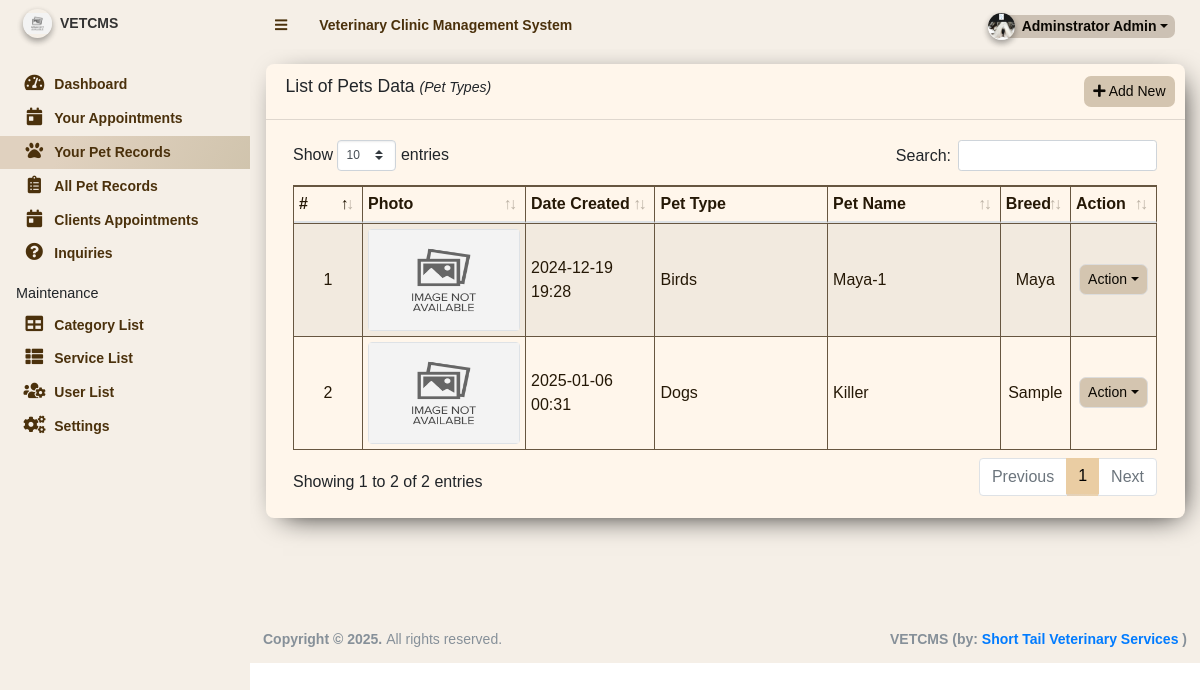
Screenshot of /admin/?page=pet_records (signed in) with the database file from the repository.
### tables this page shows
CREATE TABLE `pet_records` (
  `pet_id` int(11) NOT NULL,
  `owner_id` int(11) NOT NULL,
  `category_id` int(11) NOT NULL,
  `breed` text NOT NULL,
  `age` varchar(50) NOT NULL,
  `status` tinyint(4) NOT NULL DEFAULT 0,
  `date_created` datetime NOT NULL DEFAULT current_timestamp(),
  `date_updated` datetime DEFAULT NULL ON UPDATE current_timestamp(),
  `delete_flag` int(11) NOT NULL,
  `pet_name` varchar(200) NOT NULL,
  `image_path` text DEFAULT NULL
);

CREATE TABLE `category_list` (
  `id` int(11) NOT NULL,
  `name` text NOT NULL,
  `delete_flag` tinyint(1) NOT NULL DEFAULT 0 COMMENT '0 = Active, 1 = Delete',
  `date_created` datetime NOT NULL DEFAULT current_timestamp(),
  `date_updated` datetime DEFAULT NULL
);

### classes/DBConnection.php (called while the page is built, shortened)
<?php
class DBConnection{
    private $host = DB_SERVER;
    private $username = DB_USERNAME;
    private $password = DB_PASSWORD;
    private $database = DB_NAME;
    public $conn;
    public function __construct(){
        if (!isset($this->conn)) {
            $this->conn = new mysqli($this->host, $this->username, $this->password, $this->database);
        }
    }
}
?>

### classes/SystemSettings.php (called while the page is built, shortened)
<?php
class SystemSettings extends DBConnection{
	function userdata($field = ''){
		if(!empty($field)){
			if(isset($_SESSION['userdata'][$field]))
				return $_SESSION['userdata'][$field];
			else
				return null;
		}else{
			return false;
		}
	}
}
$_settings = new SystemSettings();
?>

### config.php (called while the page is built, shortened)
<?php
require_once('classes/DBConnection.php');
require_once('classes/SystemSettings.php');
function validate_image($file){
	if(!empty($file)){
        $ex = explode('?',$file);
        $file = $ex[0];
        $param =  isset($ex[1]) ? '?'.$ex[1]  : '';
		if(is_file(base_app.$file)){
			return base_url.$file.$param;
		}else{
			return base_url.'dist/img/no-image-available.png';
		}
	}else{
		return base_url.'dist/img/no-image-available.png';
	}
}
?>

### admin/pet_records/index.php (the view, shortened to what this page needs)
<div class="card card-outline rounded-0 ">
	<div class="card-header">
		<h3 class="card-title">List of Pets Data <small><em>(Pet Types)</em></small></h3>
		<div class="card-tools">
			<a href="javascript:void(0)" id="create_new" class="btn btn-flat btn-sm "><span class="fas fa-plus"></span>  Add New</a>
		</div>
	</div>
	<div class="card-body">
		<div class="container-fluid">
        <div class="table-responsive">
			<table class="table table-sm table-hover table-striped table-bordered">
				<colgroup>
					<col width="8%">
					<col width="10%">
					<col width="15%">
					<col width="20%">
					<col width="20%">
				</colgroup>
				<thead>
					<tr>
						<th>#</th>
						<th>Photo</th>
						<th>Date Created</th>
						<th>Pet Type</th>
						<th>Pet Name</th>
						<th>Breed</th>
						<th>Action</th>
					</tr>
				</thead>
				<tbody>
					<?php
						$i = 1;
						$owner = $_settings->userdata('id');
						$qry = $conn->query("SELECT pet_records.pet_id,pet_records.pet_name,pet_records.image_path, pet_records.date_created, category_list.name, pet_records.breed, pet_records.age  from `pet_records` INNER JOIN `category_list` ON pet_records.category_id = category_list.id   where pet_records.delete_flag = 0 and owner_id = $owner  order by pet_records.date_created asc ");
						while($row = $qry->fetch_assoc()):
					?>
						<tr>
							<td class="text-center"><?php echo $i++; ?></td>
							<td class="px-2 py-1 text-center">
								<div class="border rounded">
									<img src="<?= validate_image($row['image_path']) ?>" alt="<?= $row['name'] ?>" style="width:150px;height:100px;">
								</div>
							</td>
							<td class=""><?php echo date("Y-m-d H:i",strtotime($row['date_created'])) ?></td>
							<td class=""><?php echo $row['name'] ?></td>
							<td class=""><?php echo $row['pet_name'] ?></td>
							<td class="px-2 py-1 text-center"><?php echo $row['breed'] ?></td>
							<td align="center">
								 <button type="button" class="btn btn-flat btn-default btn-sm dropdown-toggle dropdown-icon" data-toggle="dropdown">
				                  		Action
				                  </button>
							</td>
						</tr>
					<?php endwhile; ?>
				</tbody>
			</table>
		</div>
		</div>
	</div>
</div>

### admin/pet_records/index.php (style rules this page uses)
.btn { background-color:rgb(212, 197, 176)!important; border-radius:0.5em!important; color:rgb(10, 7, 2) !important; }
.card { background-color:rgb(255, 246, 235)!important; box-shadow: 6px 7px 28px -11px rgba(0,0,0,1); -webkit-box-shadow: 6px 7px 28px -11px rgba(0,0,0,1); -moz-box-shadow: 6px 7px 28px -11px rgba(0,0,0,1); border-radius:0.5em!important; }
.table { border: 1px solid #675640; border-collapse: collapse; color:rgb(37, 24, 6) !important; }
.table th, .table td { border: 1px solid #675640; }
body { font-family: "Abel", sans-serif; font-weight: 400; font-style: normal; }
.table-responsive { overflow-x: auto; -webkit-overflow-scrolling: touch; }
.table { width: 100%; margin-bottom: 1rem; border: 1px solid #675640; border-collapse: collapse; color: rgb(37, 24, 6) !important; }
.table th, .table td { border: 1px solid #675640; padding: 0.5rem; vertical-align: middle; }

### admin/inc/footer.php (style rules this page uses)
body { font-family: "Abel", sans-serif; font-weight: 400; font-style: normal; }

### rows the page displays
pet_records: date_created "2024-12-19 19:28", category.name "Birds", pet_name "Maya-1", breed "Maya"
pet_records: date_created "2025-01-06 00:31", category.name "Dogs", pet_name "Killer", breed "Sample"

### other values shown
$_settings->info('name') "Veterinary Clinic Management System"
$_settings->userdata('firstname').' '.$_settings->userdata('lastname') "Adminstrator Admin"
$_settings->info('short_name') "VETCMS"
